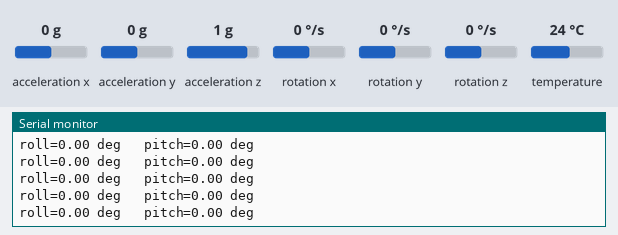
The sketch below on a simulated ESP32. Shown: the last lines printed to the serial monitor. The test bench sets the inputs (shaded band); at power-on: acceleration x 0 g, acceleration y 0 g, acceleration z 1 g, rotation x 0 °/s, rotation y 0 °/s, rotation z 0 °/s, temperature 24 °C.

Above: at 1.5 s.
1.6 s: acceleration x set to -1.4 g
At 1.89 s:
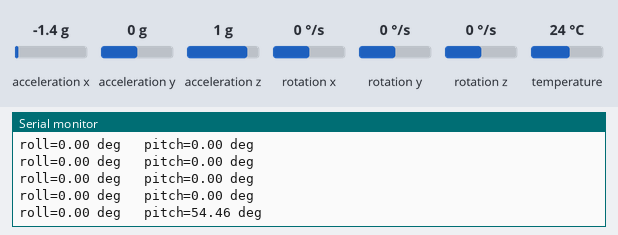
3.1 s: acceleration y set to -1.4 g
At 3.1 s:
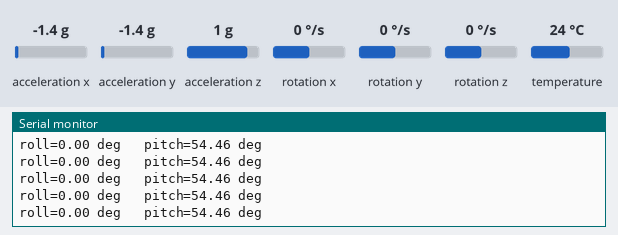
4.6 s: acceleration z set to -1.4 g
At 4.72 s:
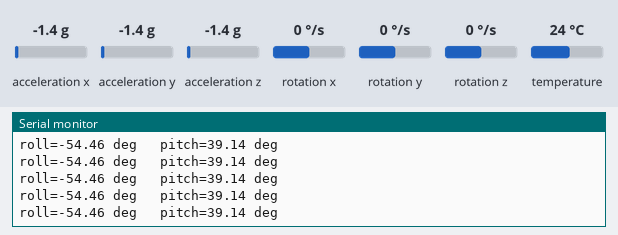
Timing chart, 0 to 7.6 s (numbered marks = the images above; inputs shaded):
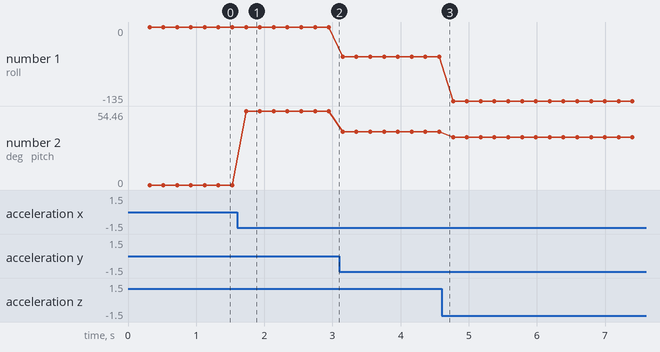

The sketch:

03_mpu6050.ino
```cpp
// Slope Guard 360 — bench step 3
// Wiring: MPU6050 VCC to 3V3, GND to GND, SDA to GPIO 21, SCL to GPIO 22.
//         Leave AD0 and INT unconnected. Cable under about 25 cm.
// Pass: Serial shows "Found device at 0x68", then roll and pitch numbers
//       that change when you tilt the board.

#include <Arduino.h>
#include <Wire.h>
#include <Adafruit_MPU6050.h>
#include <Adafruit_Sensor.h>

const int kSda = 21;
const int kScl = 22;

Adafruit_MPU6050 mpu;

void scanI2c() {
  Serial.println("I2C scan:");
  int found = 0;
  for (uint8_t addr = 1; addr < 127; addr++) {
    Wire.beginTransmission(addr);
    if (Wire.endTransmission() == 0) {
      Serial.print("  Found device at 0x");
      Serial.println(addr, HEX);
      found++;
    }
  }
  if (found == 0) {
    Serial.println("  No device. Check SDA, SCL, 3V3, and GND.");
  }
}

void setup() {
  Serial.begin(115200);
  delay(300);
  Serial.println("Slope Guard bench 3 — MPU6050");
  Wire.begin(kSda, kScl);
  scanI2c();
  if (!mpu.begin(0x68, &Wire)) {
    Serial.println("MPU6050 begin() failed. Expected address 0x68.");
    while (true) delay(1000);
  }
  mpu.setAccelerometerRange(MPU6050_RANGE_2_G);
  mpu.setFilterBandwidth(MPU6050_BAND_21_HZ);
  Serial.println("Pass: tilt the board and watch roll and pitch change.");
}

void loop() {
  sensors_event_t accel;
  sensors_event_t gyro;
  sensors_event_t temp;
  mpu.getEvent(&accel, &gyro, &temp);

  // Accelerometer tilt. Gyro integration would drift on a model that sits still.
  float roll = atan2f(accel.acceleration.y, accel.acceleration.z) * 57.2957795f;
  float pitch = atan2f(-accel.acceleration.x,
                        sqrtf(accel.acceleration.y * accel.acceleration.y +
                              accel.acceleration.z * accel.acceleration.z)) *
                57.2957795f;

  Serial.print("roll=");
  Serial.print(roll, 2);
  Serial.print(" deg   pitch=");
  Serial.print(pitch, 2);
  Serial.println(" deg");
  delay(200);
}
```

Measured:
- after the input at 1.6 s, the serial monitor: prints a new line after 0.13 s (image 1)
- plotted number 1: 0 → -54.46 after the input at 3.1 s, -54.46 → -135 after the input at 4.6 s
- plotted number 2: 0 → 54.46 after the input at 1.6 s, 54.46 → 39.14 after the input at 3.1 s, 39.14 → 35.26 after the input at 4.6 s
